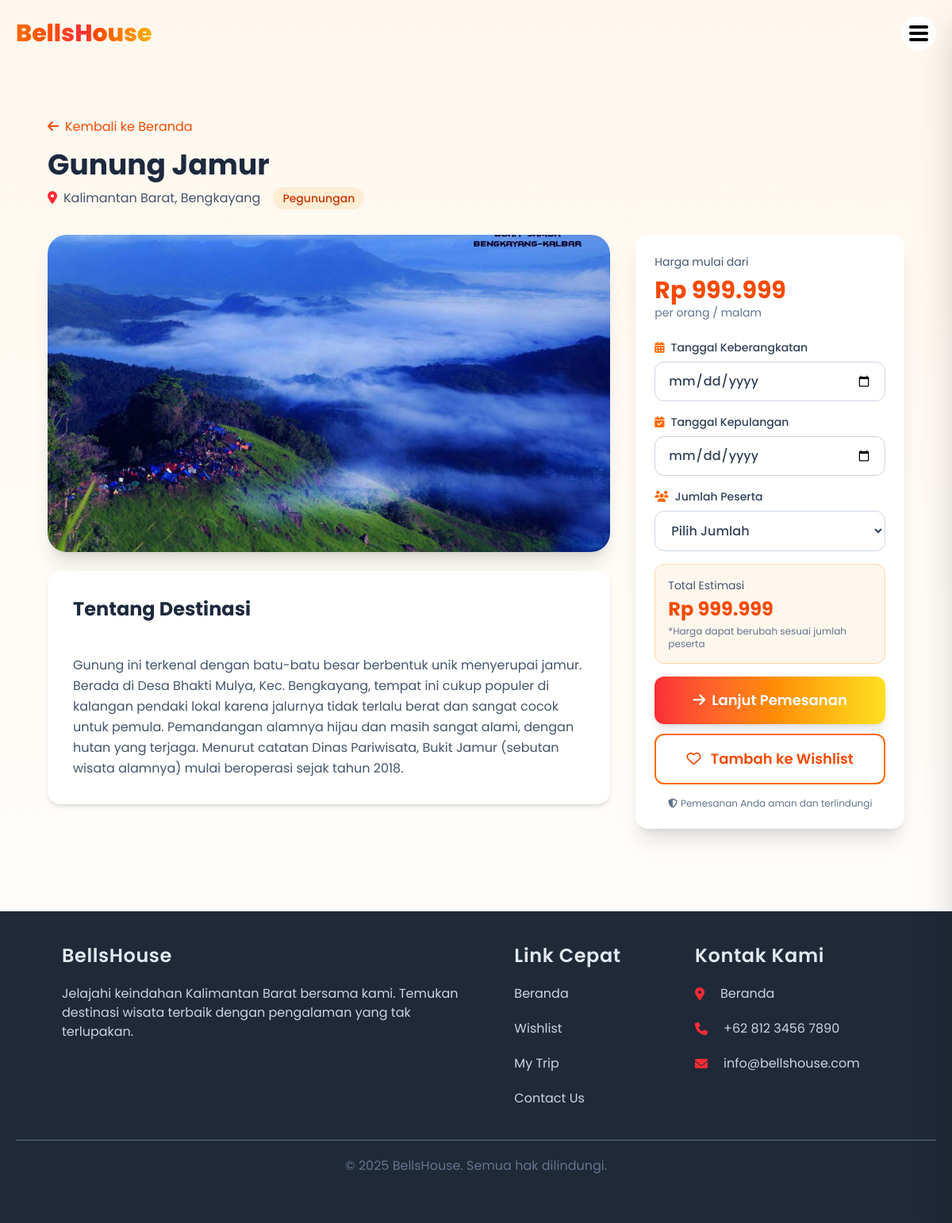
The page /src/pages/detail-destinasi.php?id=DST0001 (signed in) on the database its author committed.
### tables this page shows
CREATE TABLE `destinasi` (
  `id` varchar(7) NOT NULL,
  `nama_destinasi` varchar(255) NOT NULL,
  `deskripsi` text NOT NULL,
  `id_kota` int(11) NOT NULL,
  `id_kategori` int(11) NOT NULL,
  `harga` int(10) NOT NULL,
  `foto` varchar(255) NOT NULL
);

CREATE TABLE `provinsi` (
  `id` int(11) NOT NULL,
  `provinsi` varchar(255) NOT NULL
);

CREATE TABLE `kota` (
  `id` int(11) NOT NULL,
  `kota` varchar(255) NOT NULL,
  `id_provinsi` int(11) NOT NULL
);

CREATE TABLE `kategori` (
  `id` int(11) NOT NULL,
  `kategori` varchar(255) NOT NULL
);

### backend/db.php (called while the page is built, shortened)
<?php
function db_fetch_one(mysqli $conn, string $sql, array $params = []) {
    $stmt = $conn->prepare($sql);
    if ($params) {
        $types = str_repeat('s', count($params));
        $stmt->bind_param($types, ...$params);
    }
    $stmt->execute();
    $result = $stmt->get_result();
    $row = $result->fetch_assoc();
    return $row ?: null;
}
?>

### src/pages/detail-destinasi.php (the view, shortened to what this page needs)
<?php
require_once '../../backend/db.php';
$id_destinasi = isset($_GET['id']) ? $_GET['id'] : '';
$data = null;
$in_wishlist = false;
if($id_destinasi){
    $data = db_fetch_one($conn, 'SELECT destinasi.id, destinasi.nama_destinasi, destinasi.deskripsi, destinasi.harga, destinasi.foto, kota.kota, provinsi.provinsi, kategori.kategori
                                 FROM destinasi
                                 JOIN kota ON destinasi.id_kota = kota.id
                                 JOIN provinsi ON kota.id_provinsi = provinsi.id
                                 JOIN kategori ON destinasi.id_kategori = kategori.id
                                 WHERE destinasi.id = ?', [$id_destinasi]);
    if(isset($_SESSION['user_id'])){
        $check = db_fetch_one($conn, 'SELECT COUNT(*) as ada FROM wishlist WHERE id_user = ? AND id_destinasi = ?',
                             [$_SESSION['user_id'], $id_destinasi]);
        $in_wishlist = ($check['ada'] > 0);
    }
}
?>
<!DOCTYPE html>
<html lang="en">
<head>
    <script src="https://cdn.jsdelivr.net/npm/@tailwindcss/browser@4"></script>
    <link rel="stylesheet" href="https://cdnjs.cloudflare.com/ajax/libs/font-awesome/6.4.2/css/all.min.css">
</head>
<body class="font-[poppins] bg-gradient-to-b from-orange-50 to-white">
    <?php include '../components/navigation.php'; ?>
    <main class="py-16">
        <div class="w-[90%] max-w-7xl mx-auto">
            <div class="mb-8">
                <a href="home.php" class="text-orange-600 hover:text-orange-700 mb-4 inline-block">
                    <i class="fas fa-arrow-left mr-2"></i>Kembali ke Beranda
                </a>
                <h1 class="text-4xl font-bold text-slate-800 mb-2"><?= htmlspecialchars($data['nama_destinasi']) ?></h1>
                <div class="flex items-center gap-4 text-slate-600">
                    <span><i class="fa-solid fa-location-dot text-red-500 mr-2"></i><?= htmlspecialchars($data['provinsi']) ?>, <?= htmlspecialchars($data['kota']) ?></span>
                    <span class="px-3 py-1 bg-orange-100 text-orange-700 rounded-full text-sm font-medium"><?= htmlspecialchars($data['kategori']) ?></span>
                </div>
            </div>
            <div class="grid lg:grid-cols-3 gap-8">
                <div class="lg:col-span-2 space-y-6">
                    <div class="rounded-3xl overflow-hidden shadow-xl">
                        <img src="../../backend/img/<?= htmlspecialchars($data['foto']) ?>"
                             alt="<?= htmlspecialchars($data['nama_destinasi']) ?>"
                             class="w-full h-[400px] object-cover">
                    </div>
                    <div class="bg-white rounded-2xl p-8 shadow-md">
                        <h2 class="text-2xl font-bold text-slate-800 mb-4">Tentang Destinasi</h2>
                        <p class="text-slate-600 leading-relaxed whitespace-pre-line">
                            <?= $data['deskripsi'] ? htmlspecialchars($data['deskripsi']) : 'Nikmati pengalaman tak terlupakan di destinasi wisata ini. Tempat yang sempurna untuk liburan bersama keluarga atau teman-teman.' ?>
                        </p>
                    </div>
                </div>
                <div class="lg:col-span-1">
                    <div class="bg-white rounded-2xl p-6 shadow-xl sticky top-20">
                        <div class="mb-6">
                            <p class="text-slate-600 text-sm mb-2">Harga mulai dari</p>
                            <p class="text-3xl font-bold text-orange-600">Rp <?= number_format($data['harga'], 0, ',', '.') ?></p>
                            <p class="text-slate-500 text-sm">per orang / malam</p>
                        </div>
                        <form action="pemesanan.php" method="GET" class="space-y-4">
                            <div>
                                <label class="block text-sm font-medium text-slate-700 mb-2">
                                    <i class="fa-solid fa-calendar-days text-orange-500 mr-2"></i>Tanggal Keberangkatan
                                </label>
                                <input type="date" name="tgl_berangkat" required
                                       min="<?= date('Y-m-d') ?>"
                                       class="w-full px-4 py-3 border border-slate-300 rounded-xl text-slate-700 font-medium focus:border-orange-500 outline-none transition-all">
                            </div>
                            <div>
                                <label class="block text-sm font-medium text-slate-700 mb-2">
                                    <i class="fa-solid fa-calendar-check text-orange-500 mr-2"></i>Tanggal Kepulangan
                                </label>
                                <input type="date" name="tgl_pulang" required
                                       min="<?= date('Y-m-d', strtotime('+1 day')) ?>"
                                       class="w-full px-4 py-3 border border-slate-300 rounded-xl text-slate-700 font-medium focus:border-orange-500 outline-none transition-all">
                            </div>
                            <div>
                                <label class="block text-sm font-medium text-slate-700 mb-2">
                                    <i class="fa-solid fa-users text-orange-500 mr-2"></i>Jumlah Peserta
                                </label>
                                <select name="jumlah_orang" required
                                        class="w-full px-4 py-3 border border-slate-300 rounded-xl text-slate-700 font-medium focus:border-orange-500 outline-none transition-all">
                                    <option value="">Pilih Jumlah</option>
                                </select>
                            </div>
                            <div class="bg-orange-50 rounded-xl p-4 border border-orange-200">
                                <p class="text-sm text-slate-600 mb-1">Total Estimasi</p>
                                <p class="text-2xl font-bold text-orange-600" id="total-price">Rp <?= number_format($data['harga'], 0, ',', '.') ?></p>
                                <p class="text-xs text-slate-500 mt-1">*Harga dapat berubah sesuai jumlah peserta</p>
                            </div>
                            <div class="space-y-3">
                                <button type="submit"
                                        class="w-full py-4 rounded-xl text-white text-lg font-semibold bg-gradient-to-r from-red-500 via-orange-400 to-yellow-300 shadow-lg hover:shadow-xl hover:scale-[1.02] transition-all duration-300">
                                    <i class="fas fa-arrow-right mr-2"></i>Lanjut Pemesanan
                                </button>
                                <?php if(isset($_SESSION['user_id'])): ?>
                                <button type="button"
                                        id="wishlistBtn"
                                        onclick="toggleWishlistDetail()"
                                        data-in-wishlist="<?= $in_wishlist ? 'true' : 'false' ?>"
                                        class="w-full py-4 rounded-xl text-orange-600 text-lg font-semibold border-2 border-orange-500 bg-white hover:bg-orange-50 transition-all duration-300">
                                    <i class="<?= $in_wishlist ? 'fa-solid' : 'fa-regular' ?> fa-heart mr-2"></i>
                                    <span id="wishlistText"><?= $in_wishlist ? 'Hapus dari Wishlist' : 'Tambah ke Wishlist' ?></span>
                                </button>
                                <?php endif; ?>
                            </div>
                            <p class="text-xs text-center text-slate-500 mt-3">
                                <i class="fas fa-shield-alt mr-1"></i>Pemesanan Anda aman dan terlindungi
                            </p>
                        </form>
                    </div>
                </div>
            </div>
        </div>
    </main>
    <?php include '../components/footer.php'; ?>
</body>
</html>

### rows shown on the page
destinasi: nama_destinasi "Gunung Jamur", provinsi.provinsi "Kalimantan Barat", id_kota.kota "Bengkayang", id_kategori.kategori "Pegunungan", foto (picture), deskripsi "Gunung ini terkenal dengan batu-batu besar berbentuk unik menyerupai jamur. Berada di Desa Bhakti Mulya, Kec. Bengkayang, tempat ini cukup populer di kalangan pendaki lokal karena jalurnya tidak terlalu berat dan sangat cocok untuk pemula. Pemandangan alamnya hijau dan masih sangat alami, dengan hutan yang terjaga. Menurut catatan Dinas Pariwisata, Bukit Jamur (sebutan wisata alamnya) mulai beroperasi sejak tahun 2018.", harga "999.999"
